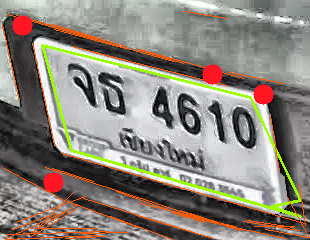
#> input picture LPR_system/pi5server/output_image.png, 310 x 240 px
$ python -i Perspective.py   (imports and definitions only)
#> lines starting #> are read from the running program, lines starting #| are printed output that depends on the picture; after the words box and inside, x2 and y2 are one past the last pixel; in counts of white or black regions, pixels touching at a corner belong together
#> further down, picture is the input picture: shape (240, 310, 3); mean B, G, R 123.5, 133.6, 140.8
import cv2
import numpy as np
import logging
import os

# ตั้งค่า Logging
# [1 line not run here, left out]


def convertImage(image):
    """
    แปลงภาพเป็น grayscale, blur, ตรวจจับขอบด้วย Canny และแปลงเป็น Binary ด้วย Otsu thresholding
    จากนั้นรวมผลลัพธ์ทั้งสองเพื่อเน้นพื้นที่ที่มีความต่างของชั้นสีสูง
    """
    if image is None or not hasattr(image, "shape"):
        raise ValueError("Invalid image input")
    gray = cv2.cvtColor(image, cv2.COLOR_BGR2GRAY)         # แปลงภาพเป็นเกรย์สเกล
    blur = cv2.GaussianBlur(gray, (5, 5), 0)                # เบลอภาพเพื่อลด noise
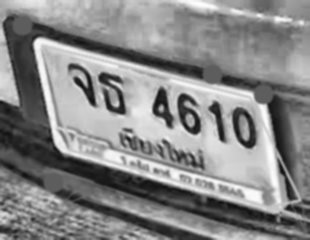
#> blur: shape (240, 310); min 13, max 253, mean 134.7
    canny = cv2.Canny(blur, 100, 200)                       # ตรวจจับขอบด้วย Canny
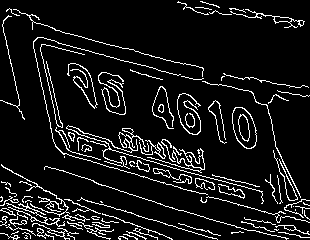
#> canny: shape (240, 310); 9.3% white in thin lines or dots

    # ใช้ Otsu thresholding เพื่อหาพื้นที่ที่มีความต่างของสีสูง
    _, thresh = cv2.threshold(blur, 0, 255, cv2.THRESH_BINARY + cv2.THRESH_OTSU)
#> thresh: shape (240, 310); 59.8% white; 52 black regions (23 under 20 px), largest, box (x1, y1, x2, y2) and area: (0, 12, 310, 240) 21635, (205, 14, 302, 52) 1417, (26, 211, 113, 240) 865

    # รวมผลลัพธ์ของ canny และ thresh เพื่อเน้นพื้นที่ high contrast
    combined = cv2.bitwise_or(canny, thresh)
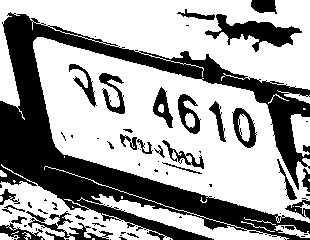
#> combined: shape (240, 310); 63.9% white; 72 black regions (42 under 20 px)
    return combined


def calculate_angle(line):
    """
    คำนวณมุมของเส้นกับแกน X (ผลลัพธ์อยู่ในช่วง [0,180))
    """
    x1, y1, x2, y2 = line
    if x1 == x2:  # กรณีเส้นแนวตั้ง
        return 90.0
    angle = np.degrees(np.arctan2(y2 - y1, x2 - x1))
    return abs(angle) % 180


def find_intersection(line1, line2, image_shape):
    """
    คำนวณจุดตัดของสองเส้น (ถ้าอยู่ภายในขอบเขตของภาพ)

    Parameters:
        line1, line2: (x1, y1, x2, y2)
        image_shape: (height, width, ...)

    Returns:
        (x, y) เป็นจุดตัด (integer) หรือ None หากเส้นขนานหรือจุดตัดอยู่นอกภาพ
    """
    try:
        x1, y1, x2, y2 = line1
        x3, y3, x4, y4 = line2

        denominator = (x1 - x2) * (y3 - y4) - (y1 - y2) * (x3 - x4)
        if np.isclose(denominator, 0):
            return None

        det1 = x1 * y2 - y1 * x2
        det2 = x3 * y4 - y3 * x4

        x_int = (det1 * (x3 - x4) - (x1 - x2) * det2) / denominator
        y_int = (det1 * (y3 - y4) - (y1 - y2) * det2) / denominator

        height, width = image_shape[:2]
        if 0 <= x_int <= width and 0 <= y_int <= height:
            return (int(round(x_int)), int(round(y_int)))
        return None

    except Exception as e:
        logging.error(f"Error in find_intersection: {e}")
        return None


def group_intersections(intersections, distance_threshold=10):
    """
    จัดกลุ่มจุดตัดที่อยู่ใกล้กัน โดยใช้ Euclidean distance ในการตรวจสอบ

    Parameters:
        intersections: list of (x, y)
        distance_threshold: ระยะห่างสูงสุดในการจัดกลุ่ม

    Returns:
        กลับมาเป็น list ของจุดศูนย์กลาง (mean) ของแต่ละกลุ่ม (สูงสุด 4 กลุ่ม)
    """
    if not intersections or not isinstance(distance_threshold, (int, float)):
        raise ValueError("Invalid input: intersections must be a list and distance_threshold must be a number")

    # กรองเฉพาะค่าที่เป็น tuple/list 2 ค่า
    valid_intersections = [p for p in intersections if isinstance(p, (tuple, list)) and len(p) == 2]
    if not valid_intersections:
        return []

    valid_intersections = np.array(valid_intersections, dtype=np.float32)
    n_points = len(valid_intersections)
    used = np.zeros(n_points, dtype=bool)
    grouped = []

    for i in range(n_points):
        if used[i]:
            continue
        # คำนวณระยะห่างจากจุดที่ i ไปยังจุดอื่นๆ แบบ vectorized
        diff = valid_intersections - valid_intersections[i]
        distances = np.sqrt(np.sum(diff**2, axis=1))
        # ดัชนีที่อยู่ในระยะ threshold (รวมจุดที่ i ด้วย)
        group_indices = np.where(distances < distance_threshold)[0]
        used[group_indices] = True
        group_points = valid_intersections[group_indices]
        mean_point = np.mean(group_points, axis=0)
        grouped.append((int(round(mean_point[0])), int(round(mean_point[1]))))

    return grouped[:4]  # จำกัดจำนวนกลุ่มสูงสุด 4 กลุ่ม


def detect_intersections(image, lines, angle_threshold=30, distance_threshold=50):
    """
    ตรวจจับจุดตัดระหว่างเส้น โดยกรองจากความแตกต่างของมุม (angle)

    Returns:
        image ที่ไม่เปลี่ยนแปลง และ list จุดตัดที่จัดกลุ่มแล้ว
    """
    if not lines:
        return image, []

    intersections = []
    n_lines = len(lines)
    for i in range(n_lines):
        for j in range(i + 1, n_lines):
            # ตรวจสอบความแตกต่างของมุมระหว่างเส้นทั้งสอง
            angle_diff = abs(calculate_angle(lines[i][0]) - calculate_angle(lines[j][0]))
            if angle_diff >= angle_threshold:
                intersection = find_intersection(lines[i][0], lines[j][0], image.shape)
                if intersection is not None:
                    intersections.append(intersection)
    grouped_intersections = group_intersections(intersections, distance_threshold)
    return image, grouped_intersections


def shrink_contour(contour, shrink_pixels):
    """
    ลดขนาด contour โดยเลื่อนจุดแต่ละจุดเข้าไปจากจุดศูนย์กลาง
    หากระยะจากจุดศูนย์กลางมากกว่า shrink_pixels จึงทำการย่อ
    """
    M = cv2.moments(contour)
    if M["m00"] == 0:
        return contour

    cx = int(M["m10"] / M["m00"])
    cy = int(M["m01"] / M["m00"])
    new_points = []

    for point in contour:
        x, y = point[0]
        dx, dy = x - cx, y - cy
        distance = np.hypot(dx, dy)
        if distance > shrink_pixels:
            factor = (distance - shrink_pixels) / distance
            new_x = int(cx + dx * factor)
            new_y = int(cy + dy * factor)
            new_points.append([[new_x, new_y]])
        else:
            new_points.append(point)
    return np.array(new_points)


def detect_edges_and_draw_lines(img, edge_threshold=(50, 100), hough_params=(30, 40, 10),
                                rectangularity_threshold=0.5, min_contour_area=1000):
    """
    ตรวจจับขอบ, เส้น และจุดตัดในภาพ พร้อมวาดผลลัพธ์
    โดยคัดกรองเฉพาะ contour ที่ดีที่สุดที่มีลักษณะใกล้เคียงกับสี่เหลี่ยม
    """
    try:
        processed_img = convertImage(img)
    except Exception as e:
        logging.error(f"convertImage failed: {e}")
        return img

    original_img = img.copy()

    # ค้นหา contour
    contours_data = cv2.findContours(processed_img, cv2.RETR_LIST, cv2.CHAIN_APPROX_SIMPLE)
#> contours_data = 219 contours, 167 with area under 20; largest, box (x1, y1, x2, y2) and area: (33, 37, 310, 223) 27073, (0, 0, 310, 120) 16651, (0, 164, 173, 240) 4370, (44, 166, 289, 240) 1964, (204, 13, 303, 53) 1557
    contours = contours_data[0] if len(contours_data) == 2 else contours_data[1]
#> contours has the same summary as contours_data
    if not contours:
        logging.warning("No contours found.")
        return img, []

    # เลือกเฉพาะ contour ที่ผ่านเงื่อนไขพื้นที่และ rectangularity
    valid_contours = []
    for contour in contours:
        area = cv2.contourArea(contour)
        if area < min_contour_area:
            continue
        x, y, w, h = cv2.boundingRect(contour)
        if w <= 0 or h <= 0:
            continue
        rectangularity = area / (w * h)
        if rectangularity >= rectangularity_threshold:
            valid_contours.append((contour, area, rectangularity))
#> this loop made 219 passes
#> area on passes 16, 17, 21: 35, 67.5, 26
#> after the loop, valid_contours = 1 item

    if not valid_contours:
        logging.warning("No valid contours found meeting criteria.")
        return img, []

    # ========= เริ่มการปรับปรุงการตรวจจับสี่เหลี่ยม =========
    # ค้นหา contour ที่ approximate แล้วมี 4 จุด (สี่เหลี่ยม)
    quad_contours = []
    for contour, area, rect in valid_contours:
        peri = cv2.arcLength(contour, True)
        approx = cv2.approxPolyDP(contour, 0.02 * peri, True)
        if len(approx) == 4:
            quad_contours.append((approx, area, rect))
#> this loop made 1 pass
#> (area, rect, peri) on pass 1: (27073, 0.525, 1016.5)
#> after the loop, quad_contours = []

    if quad_contours:
        # ถ้ามีสี่เหลี่ยม candidate เลือกอันที่ดีที่สุดโดยพิจารณาจาก rectangularityและพื้นที่
        quad_contours = sorted(quad_contours, key=lambda x: (x[2], x[1]), reverse=True)
        best_quad = quad_contours[0][0]
    else:
        # หากไม่พบสี่เหลี่ยมที่ชัดเจน fallback ไปใช้ contour ที่ดีที่สุดจาก valid_contours
        valid_contours = sorted(valid_contours, key=lambda x: (x[2], x[1]), reverse=True)
        best_contour = valid_contours[0][0]
#> best_contour = contour of 494 points, box (x1, y1, x2, y2) (33, 37, 310, 223), area 27073
        peri = cv2.arcLength(best_contour, True)
        best_quad = cv2.approxPolyDP(best_contour, 0.02 * peri, True)
#> best_quad = [[33, 41], [63, 154], [309, 222], [284, 208], [309, 159], [298, 190], [252, 91]]
    # =========================================================

    # ลดขนาด contour ด้วยฟังก์ชัน shrink_contour
    shrunk_contour = shrink_contour(best_quad, shrink_pixels=10)
#> in shrink_contour, `M = cv2.moments(contour)`: M = moments, m00 25549, centre m10/m00, m01/m00 = (165.2, 127.5)
#> in shrink_contour, `cx = int(M["m10"] / M["m00"])`: cx = 165
#> in shrink_contour, `cy = int(M["m01"] / M["m00"])`: cy = 127
#> the loop in shrink_contour, `for point in contour:` made 7 passes
#> (x, y, dx, dy, distance, factor, new_x, new_y) on passes 1 to 7: (33, 41, -132, -86, 157.5, 0.937, 41, 46), (63, 154, -102, 27, 105.5, 0.905, 72, 151), (309, 222, 144, 95, 172.5, 0.942, 300, 216), (284, 208, 119, 81, 144, 0.931, 275, 202), (309, 159, 144, 32, 147.5, 0.932, 299, 156), (298, 190, 133, 63, 147.2, 0.932, 288, 185), (252, 91, 87, -36, 94.15, 0.894, 242, 94)
#> after the loop in shrink_contour, `for point in contour:`: new_points = [[[41, 46]], [[72, 151]], [[300, 216]], [[275, 202]], [[299, 156]], [[288, 185]], [[242, 94]]]
#> shrunk_contour = [[41, 46], [72, 151], [300, 216], [275, 202], [299, 156], [288, 185], [242, 94]]
    # วาด contour ที่ดีที่สุดลงบนภาพ
    cv2.drawContours(original_img, [shrunk_contour], -1, (0, 255, 155), 2)
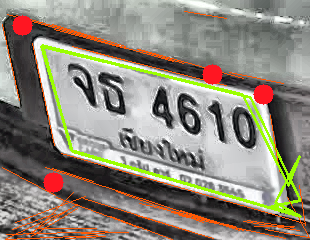
#> original_img: shape (240, 310, 3); 0.97% of pixels changed, all inside (x1, y1, x2, y2) = (40, 46, 301, 217)

    # กำหนด shrunk_contours เป็น list ที่มีเพียง contour ที่ดีที่สุด
    shrunk_contours = [shrunk_contour]

    # ตรวจจับเส้นจาก Canny และ Hough Transform
    edges = cv2.Canny(processed_img, edge_threshold[0], edge_threshold[1])
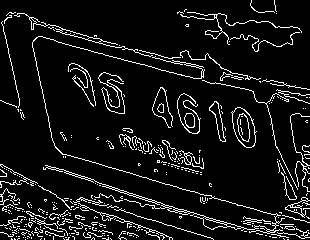
#> edges: shape (240, 310); 8.6% white in thin lines or dots
    lines = cv2.HoughLinesP(edges, 1, np.pi / 180, hough_params[0],
                            minLineLength=hough_params[1], maxLineGap=hough_params[2])
#> lines = 63 rows, first 6: [9, 12, 134, 50], [56, 41, 213, 83], [102, 165, 272, 214], [203, 219, 288, 237], [32, 42, 54, 145], [60, 152, 146, 177]
    if lines is None:
        logging.warning("No lines detected by Hough Transform.")
        return img, []

    lines_to_process = []
    for line in lines:
        x1, y1, x2, y2 = line[0]
        line_center = (int((x1 + x2) / 2), int((y1 + y2) / 2))
        inside_any = False
        # ตรวจสอบว่าเส้นอยู่ภายใน contour ที่ดีที่สุดหรือไม่
        for shrunk_contour in shrunk_contours:
            if cv2.pointPolygonTest(shrunk_contour, line_center, False) >= 0:
                inside_any = True
                break
        if not inside_any:
            lines_to_process.append(line)
            cv2.line(original_img, (x1, y1), (x2, y2), (5, 90, 255), 1)
#> this loop made 63 passes
#> (x1, y1, x2, y2, line_center) on passes 1 to 12: (9, 12, 134, 50, (71, 31)), (56, 41, 213, 83, (134, 62)), (102, 165, 272, 214, (187, 189)), (203, 219, 288, 237, (245, 228)), (32, 42, 54, 145, (43, 93)), (60, 152, 146, 177, (103, 164)), (63, 169, 200, 218, (131, 193)), (81, 197, 197, 234, (139, 215)), (247, 77, 288, 87, (267, 82)), (102, 43, 175, 63, (138, 53)), (54, 169, 186, 214, (120, 191)), (56, 31, 100, 41, (78, 36))
#> (x1, y1, x2, y2) on passes 61 to 63: (98, 42, 138, 52), (184, 11, 226, 17), (35, 229, 82, 227)
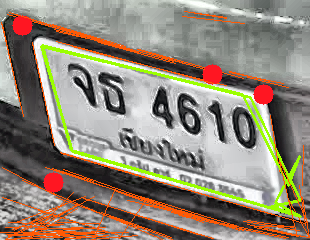
#> original_img: shape (240, 310, 3); 2.86% of pixels changed, all inside (x1, y1, x2, y2) = (0, 12, 310, 240)
#> after the loop, lines_to_process = 50 items, first 6: [[9, 12, 134, 50]], [[56, 41, 213, 83]], [[102, 165, 272, 214]], [[203, 219, 288, 237]], [[32, 42, 54, 145]], [[60, 152, 146, 177]]

    image_with_intersections, intersections = detect_intersections(original_img, lines_to_process)
#> in detect_intersections, `n_lines = len(lines)`: n_lines = 50
#> the loop in detect_intersections, `for i in range(n_lines):` made 50 passes
    for x, y in intersections:
        cv2.circle(image_with_intersections, (x, y), 10, (34, 22, 255), -1)
#> this loop made 4 passes
#> (x, y) on passes 1 to 4: (23, 23), (257, 87), (172, 56), (282, 93)
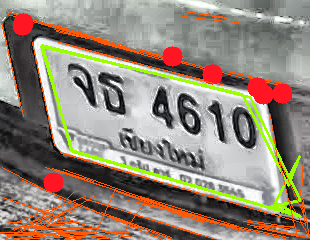
#> image_with_intersections: shape (240, 310, 3); 1.17% of pixels changed, all inside (x1, y1, x2, y2) = (15, 13, 293, 104)

    output_path = 'output_image.png'
    try:
        cv2.imwrite(output_path, image_with_intersections)
        logging.info(f"Output saved to {output_path}")
    except Exception as e:
        logging.error(f"Failed to save output image: {e}")

    return image_with_intersections


# [15 lines not run here, left out]

>>> import cv2
>>> picture = cv2.imread('../output_image.png')
>>> result = detect_edges_and_draw_lines(picture)
